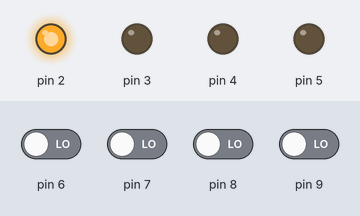
Bench run of a program on a simulated Arduino Uno, built with avr-gcc and run on an emulated ATmega328P. Parts: output pins drawn as LEDs (lit = HIGH). Inputs (shaded band) come from the test bench; at power-on: pin 6–9 LOW.

Above: at 1.2 s.
1.3 s: pin 7 driven HIGH
At 2.1 s:
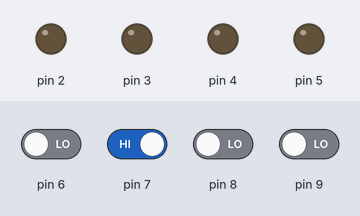
2.8 s: pin 7 driven LOW
At 3.2 s:
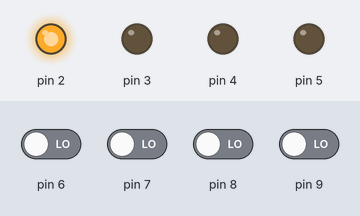
Timing chart, 0 to 5.8 s (numbered marks = the images above; inputs shaded):
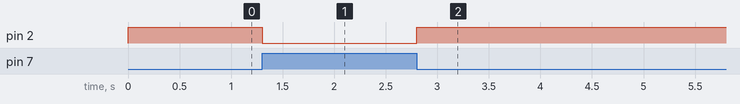

The program:

main.cpp
```cpp
#include <Arduino.h>
int P,Q,R,S,H;

//Code released under GNU GPL.  Free to use for anything.
void disp_7447(int D, int C, int B, int A)
{
  digitalWrite(2, A); //LSB
  digitalWrite(3, B);
  digitalWrite(4, C);
  digitalWrite(5, D); //MSB

}
// the setup function runs once when you press reset or power the board
void setup() {
    pinMode(2, OUTPUT);
    pinMode(3, OUTPUT);
    pinMode(4, OUTPUT);
    pinMode(5, OUTPUT);
    pinMode(6, INPUT);
    pinMode(7, INPUT);
    pinMode(8, INPUT);
    pinMode(9, INPUT);

}

// the loop function runs over and over again forever
void loop() {
P = digitalRead(6); //LSB
Q = digitalRead(7);
R = digitalRead(8);
S = digitalRead(9); //MSB

H=(!P&&S)||(!Q&&!S)||(P&&Q&&R)||(P&&!Q&&!R);

if(H==1){
disp_7447(0,0,0,1);
}
else if (H==0) {
disp_7447(0,0,0,0);
}
}
```

Measured:
- after the input at 1.3 s, pin 2: HIGH → LOW at once
- after the input at 2.8 s, pin 2: LOW → HIGH at once
